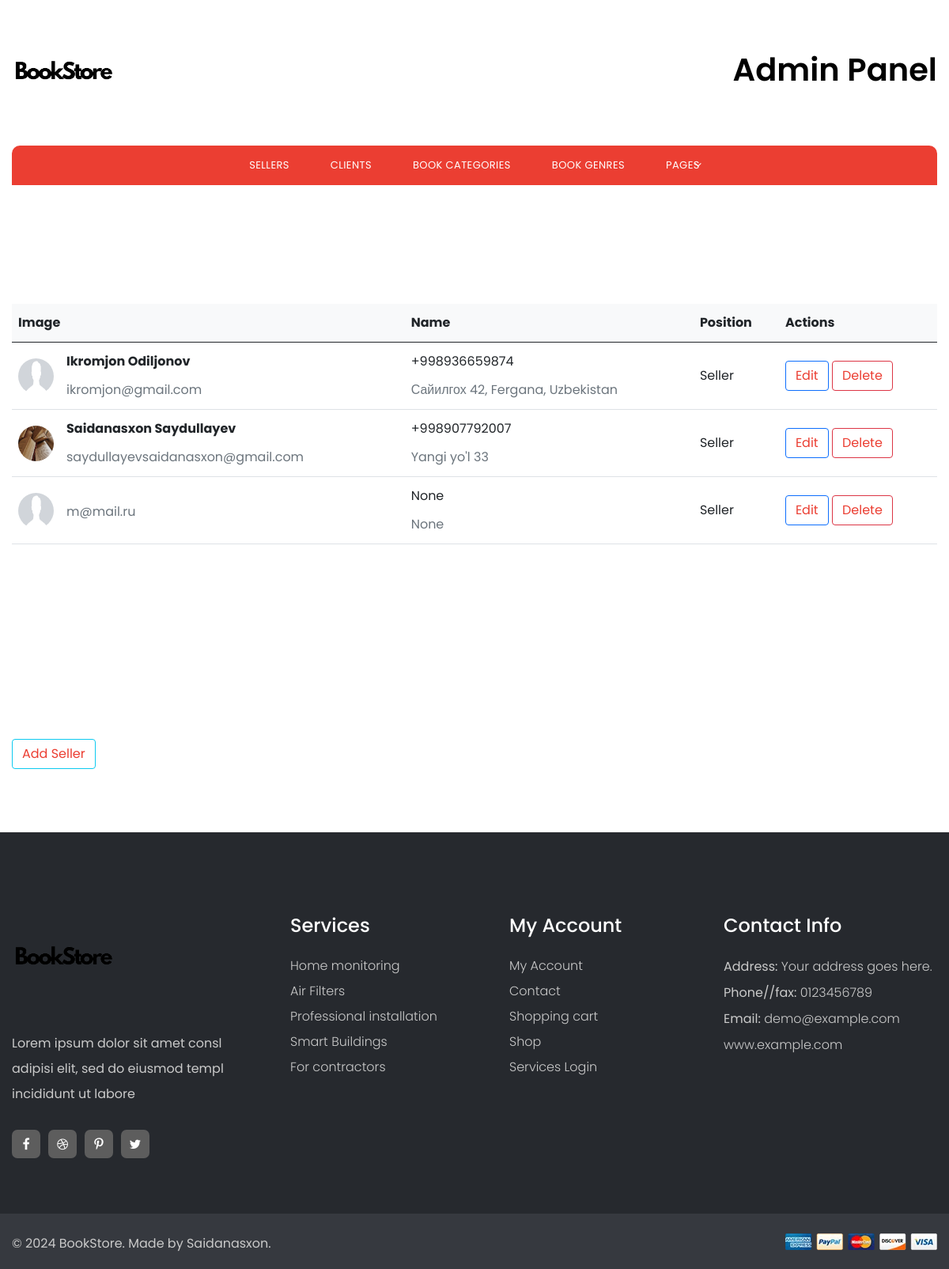
Screenshot of /admin_panel/sellers_list/ (signed in) with the database file from the repository.
### users/models.py (models this page shows)
class User(AbstractUser):
    USER_ROLE_CHOICES = (
        ('admin', 'Admin'),
        ('client', 'Client'),
        ('seller', 'Seller')
    )
    image = models.ImageField(upload_to='profile_pics/', blank=True, null=True, default='profile_pics/l60Hf.png')
    phone_number = models.CharField(max_length=13, blank=True, null=True)
    address = models.CharField(max_length=200, blank=True, null=True)
    user_role = models.CharField(max_length=20, choices=USER_ROLE_CHOICES, default='client')

### admins/views.py (the view)
# urls.py: path('sellers_list/', views.SellersView.as_view(), name='sellers_list'),
class SellersView(AdminRequiredMixin, View):
    def get(self, request):
        sellers = User.objects.filter(user_role='seller')
        return render(request,'admins/sellers.html', {'sellers': sellers})

### users/permissions.py (called while the page is built)
    def dispatch(self, request, *args, **kwargs):
        if not request.user.is_authenticated:
            return self.handle_no_permission()
        if not request.user.user_role == 'admin':
            return self.handle_no_permission()
        return super().dispatch(request, *args, **kwargs)

### admins/templates/admins/sellers.html
{% extends 'base.html' %}
{% load static %}
{% block content %}
<div class="container d-flex justify-content-center" style="margin-top: 40px; margin-bottom: 40px;">
  <table class="table align-middle bg-white" >
      <thead class="bg-light">
        <tr>
          <th>Image</th>
          <th>Name </th>
          <th>Position</th>
          <th>Actions</th>
        </tr>
      </thead>
      <tbody>
        {% for seller in sellers %}
        <tr>
          <td>
            <div class="d-flex align-items-center">
              <img
                  src="{{seller.image.url}}"
                  alt=""
                  style="width: 45px; height: 45px"
                  class="rounded-circle"
                  />
              <div class="ms-3">
                <p class="fw-bold mb-1">{{seller.first_name}} {{seller.last_name}}</p>
                <p class="text-muted mb-0">{{seller.email}}</p>
              </div>
            </div>
          </td>
          <td>
            <p class="fw-normal mb-1">{{seller.phone_number}}</p>
            <p class="text-muted mb-0">{{seller.address}}</p>
          </td>
          <td>Seller</td>
          <td>
            <button type="button" class="btn btn-outline-primary">
              <a href="{% url 'admins:edit_seller' seller.pk %}">Edit</a>
            </button>
            <button type="button" class="btn btn-outline-danger">
              <a href="{% url 'admins:delete_seller' seller.pk %}">Delete</a>
              </button>
          </td>
        </tr>
        {% endfor %}
      </tbody>
    </table>
</div>
<div class="container d-flex justify-content-left">
  <button class="btn btn-outline-info"><a href="{% url 'admins:add_seller' %}">Add Seller</a></button>
</div>
{% endblock %}

### templates/base.html (shortened to what this page needs)
{% load static %}
<!DOCTYPE html>
<html lang="zxx">
<head>
    <link href="{% static 'assets/css/bootstrap.min.css' %}" rel="stylesheet" />
    <link href="{% static 'assets/css/font-awesome.min.css' %}" rel="stylesheet" />
    <link href="{% static 'assets/css/pe-icon-7-stroke.css' %}" rel="stylesheet" />
    <link href="{% static 'assets/css/swiper.min.css' %}" rel="stylesheet" />
    <link href="{% static 'assets/css/fancybox.min.css' %}" rel="stylesheet" />
    <link href="{% static 'assets/css/aos.min.css' %}" rel="stylesheet" />
    <link href="{% static 'assets/css/style.css' %}" rel="stylesheet" />
</head>
<body>
<div class="wrapper">
  <header class="main-header-wrapper position-relative">
    <div class="header-middle">
      <div class="container pt--0 pb--0">
        <div class="row align-items-center">
          <div class="col-12">
            <div class="header-middle-align">
              <div class="header-middle-align-start">
                <div class="header-logo-area">
                  <a href="">
                    <img class="logo-main" src="{% static 'assets/img/BookStore.png' %}" width="131" height="20" alt="Logo" />
                  </a>
                </div>
              </div>
              {% if user.user_role == 'admin' %}
              <h1>Admin Panel</h1>
              {% elif user.user_role == 'seller' %}
              <h1>Seller Panel</h1>
              {% endif %}
            </div>
          </div>
        </div>
      </div>
    </div>
    <div class="header-area header-default">
      <div class="container">
        <div class="row no-gutter align-items-center position-relative">
          <div class="col-12">
            <div class="header-align">
              <div class="header-navigation-area position-relative">
                <ul class="main-menu nav">
                  {% if user.is_authenticated %}
                    {% if user.user_role == 'admin' %}
                    <li><a href="{% url 'admins:sellers_list' %}"><span>Sellers</span></a></li>
                    <li><a href="{% url 'admins:clients_list' %}"><span>Clients</span></a></li>
                    <li><a href="{% url 'admins:book_categories' %}"><span>Book Categories</span></a></li>
                    <li><a href="{% url 'admins:book_genres' %}"><span>Book Genres</span></a></li>
                    <li class="has-submenu"><a href="#/"><span>Pages</span></a>
                    </li>
                    {% endif %}
                  {% endif %}
                </ul>
              </div>
            </div>
          </div>
        </div>
      </div>
    </div>
  </header>
{% block content %}
{% endblock content %}
    <footer class="footer-area">
        <div class="footer-main">
          <div class="container pt--0 pb--0">
            <div class="row">
              <div class="col-md-6 col-lg-3">
                <div class="widget-item">
                  <div class="about-widget-wrap">
                    <div class="widget-logo-area">
                      <a href="">
                        <img class="logo-main" src="{% static 'assets/img/BookStore.png' %}" width="131" height="34" alt="Logo" />
                      </a>
                    </div>
                    <p class="desc">Lorem ipsum dolor sit amet consl adipisi elit, sed do eiusmod templ incididunt ut labore</p>
                    <div class="social-icons">
                      <a href="https://www.facebook.com/" target="_blank" rel="noopener"><i class="fa fa-facebook"></i></a>
                      <a href="https://dribbble.com/" target="_blank" rel="noopener"><i class="fa fa-dribbble"></i></a>
                      <a href="https://www.pinterest.com/" target="_blank" rel="noopener"><i class="fa fa-pinterest-p"></i></a>
                      <a href="https://twitter.com/" target="_blank" rel="noopener"><i class="fa fa-twitter"></i></a>
                    </div>
                  </div>
                </div>
              </div>
              <div class="col-md-6 col-lg-3">
                <div class="widget-item widget-services-item">
                  <h4 class="widget-title">Services</h4>
                  <div id="widgetId-1" class="collapse widget-collapse-body">
                    <div class="collapse-body">
                      <div class="widget-menu-wrap">
                        <ul class="nav-menu">
                          <li><a href="">Home monitoring</a></li>
                          <li><a href="">Air Filters</a></li>
                          <li><a href="">Professional installation</a></li>
                          <li><a href="">Smart Buildings</a></li>
                          <li><a href="">For contractors</a></li>
                        </ul>
                      </div>
                    </div>
                  </div>
                </div>
              </div>
              <div class="col-md-6 col-lg-3">
                <div class="widget-item widget-account-item">
                  <h4 class="widget-title">My Account</h4>
                  <div id="widgetId-2" class="collapse widget-collapse-body">
                    <div class="collapse-body">
                      <div class="widget-menu-wrap">
                        <ul class="nav-menu">
                          <li><a href="">My Account</a></li>
                          <li><a href="">Contact</a></li>
                          <li><a href="">Shopping cart</a></li>
                          <li><a href="">Shop</a></li>
                          <li><a href="">Services Login</a></li>
                        </ul>
                      </div>
                    </div>
                  </div>
                </div>
              </div>
              <div class="col-md-6 col-lg-3">
                <div class="widget-item">
                  <h4 class="widget-title">Contact Info</h4>
                  <div id="widgetId-3" class="collapse widget-collapse-body">
                    <div class="collapse-body">
                      <div class="widget-contact-wrap">
                        <ul>
                          <li><span>Address:</span> Your address goes here.</li>
                          <li><span>Phone//fax:</span> <a href="tel://0123456789">0123456789</a></li>
                          <li><span>Email:</span> <a href="mailto://demo@example.com">demo@example.com</a></li>
                          <li><a target="_blank" href="https://www.hasthemes.com">www.example.com</a></li>
                        </ul>
                      </div>
                    </div>
                  </div>
                </div>
              </div>
            </div>
          </div>
        </div>
        <div class="footer-bottom">
          <div class="container pt--0 pb--0">
            <div class="row">
              <div class="col-md-7 col-lg-6">
                <p class="copyright">© 2024 BookStore. Made by Saidanasxon.</p>
              </div>
              <div class="col-md-5 col-lg-6">
                <div class="payment">
                  <a href="#"><img src="{% static 'assets/img/photos/payment-card.webp' %}" width="192" height="21" alt="Payment Logo"></a>
                </div>
              </div>
            </div>
          </div>
        </div>
    </footer>
</body>
</html>

### rows the page displays
User: image (picture), first_name "Ikromjon", last_name "Odiljonov", email "ikromjon@gmail.com", phone_number "+998936659874", address "Сайилгох 42, Fergana, Uzbekistan"
User: image (placeholder picture), first_name "Saidanasxon", last_name "Saydullayev", email "saydullayevsaidanasxon@gmail.com", phone_number "+998907792007", address "Yangi yo'l 33"
User: image (picture), email "m@mail.ru", phone_number "None", address "None"
